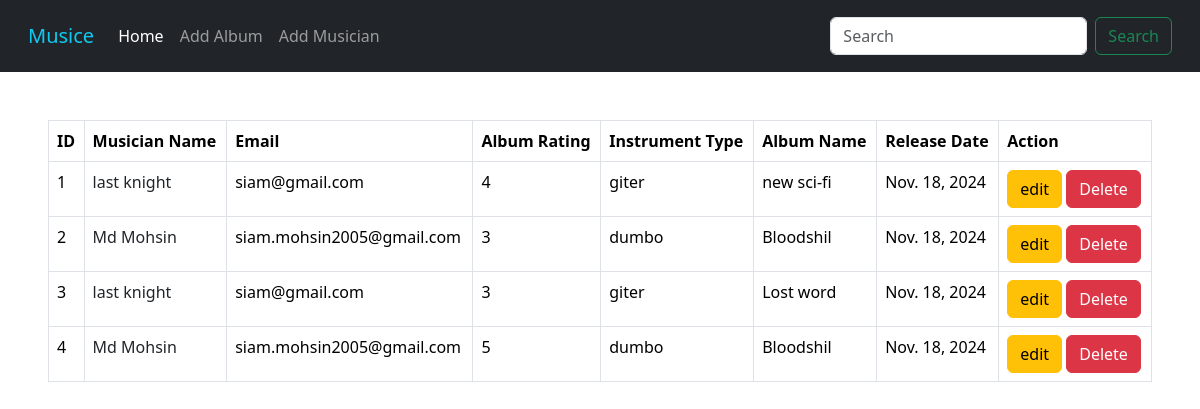
The page / on the database its author committed.
### Album/models.py (models this page shows, shortened)
class AlbumModel(models.Model):
    Album_Name = models.CharField(max_length=30)
    Date = models.DateField(null=True, blank=True, default=datetime.date.today)
    musicians = models.ForeignKey(MusicianModel, on_delete=models.CASCADE)
    CHOISE = {
        (1, '1'),
        (2, '2'),
        (3, '3'),
        (4, '4'),
        (5, '5'),
    }
    Rating = models.IntegerField(choices=CHOISE)

### Musicians/models.py (models this page shows, shortened)
class MusicianModel(models.Model):
    First_name = models.CharField(max_length=50)
    Last_name = models.CharField(max_length=50)
    Email = models.EmailField()
    Phone_number = models.CharField(max_length=20)
    Instrument_type = models.CharField(max_length=30)

### Music_Album/views.py (the view)
# urls.py: path('', home, name='home'),
def home(request):
    data = AlbumModel.objects.all()
    return render(request, 'index.html', {'data' : data})

### templates/index.html (shortened to what this page needs)
{% extends "base.html" %}  {% block content %}
<div class="p-5">
  <table class="table table-bordered">
    <thead>
      <tr>
        <th scope="col">ID</th>
        <th scope="col">Musician Name</th>
        <th scope="col">Email</th>
        <th scope="col">Album Rating</th>
        <th scope="col">Instrument Type</th>
        <th scope="col">Album Name</th>
        <th scope="col">Release Date</th>
        <th scope="col">Action</th>
      </tr>
    </thead>
    <tbody>
      {% for i in data %}
      <tr>
        <td>{{ forloop.counter }}</td>
        <td><a class="text-decoration-none text-dark" href="{% url 'edit_musicians' i.musicians.id %}">{{i.musicians.First_name}} {{i.musicians.Last_name}}</a></td>
        <td>{{i.musicians.Email}}</td>
        <td>{{i.Rating}}</td>
        <td>{{i.musicians.Instrument_type}}</td>
        <td>{{i.Album_Name}}</td>
        <td>{{i.Date}}</td>
        <td><a class="btn btn-warning" href="{% url 'edit_album' i.id %}">edit</a>
          <a class="btn btn-danger" href="{% url 'delete_album' i.musicians.id %}">Delete</a></td>
      </tr>
      {% endfor %}
    </tbody>
  </table>
</div>
{% endblock content %}

### templates/base.html (shortened to what this page needs)
<!doctype html>
<html lang="en">
<head>
    <link href="https://cdn.jsdelivr.net/npm/bootstrap@5.3.3/dist/css/bootstrap.min.css" rel="stylesheet"
>
</head>
<body>
<nav class="navbar navbar-expand-lg navbar-dark bg-dark p-3">
    <div class="container-fluid">
        <a class="navbar-brand text-info" href="{% url "home" %}">Musice</a>
        <div class="collapse navbar-collapse" id="navbarSupportedContent">
            <ul class="navbar-nav me-auto mb-2 mb-lg-0">
                <li class="nav-item">
                    <a class="nav-link active" aria-current="page" href="{% url "home" %}">Home</a>
                </li>
                <li class="nav-item">
                    <a class="nav-link" href="{% url 'album' %}">Add Album</a>
                </li>
                <li class="nav-item">
                    <a class="nav-link" href="{% url 'musicians' %}">Add Musician</a>
                </li>
            </ul>
            <form class="d-flex ms-auto" role="search">
                <input class="form-control me-2" type="search" placeholder="Search" aria-label="Search">
                <button class="btn btn-outline-success" type="submit">Search</button>
            </form>
        </div>
    </div>
</nav>
    {% block content %}{% endblock content %}
</body>
</html>

### rows shown on the page
AlbumModel: musicians.First_name "last", musicians.Last_name "knight", musicians.Email "siam@gmail.com", Rating "4", musicians.Instrument_type "giter", Album_Name "new sci-fi", Date "Nov. 18, 2024"
AlbumModel: musicians.First_name "Md", musicians.Last_name "Mohsin", musicians.Email "siam.mohsin2005@gmail.com", Rating "3", musicians.Instrument_type "dumbo", Album_Name "Bloodshil", Date "Nov. 18, 2024"
AlbumModel: musicians.First_name "last", musicians.Last_name "knight", musicians.Email "siam@gmail.com", Rating "3", musicians.Instrument_type "giter", Album_Name "Lost word", Date "Nov. 18, 2024"
AlbumModel: musicians.First_name "Md", musicians.Last_name "Mohsin", musicians.Email "siam.mohsin2005@gmail.com", Rating "5", musicians.Instrument_type "dumbo", Album_Name "Bloodshil", Date "Nov. 18, 2024"
